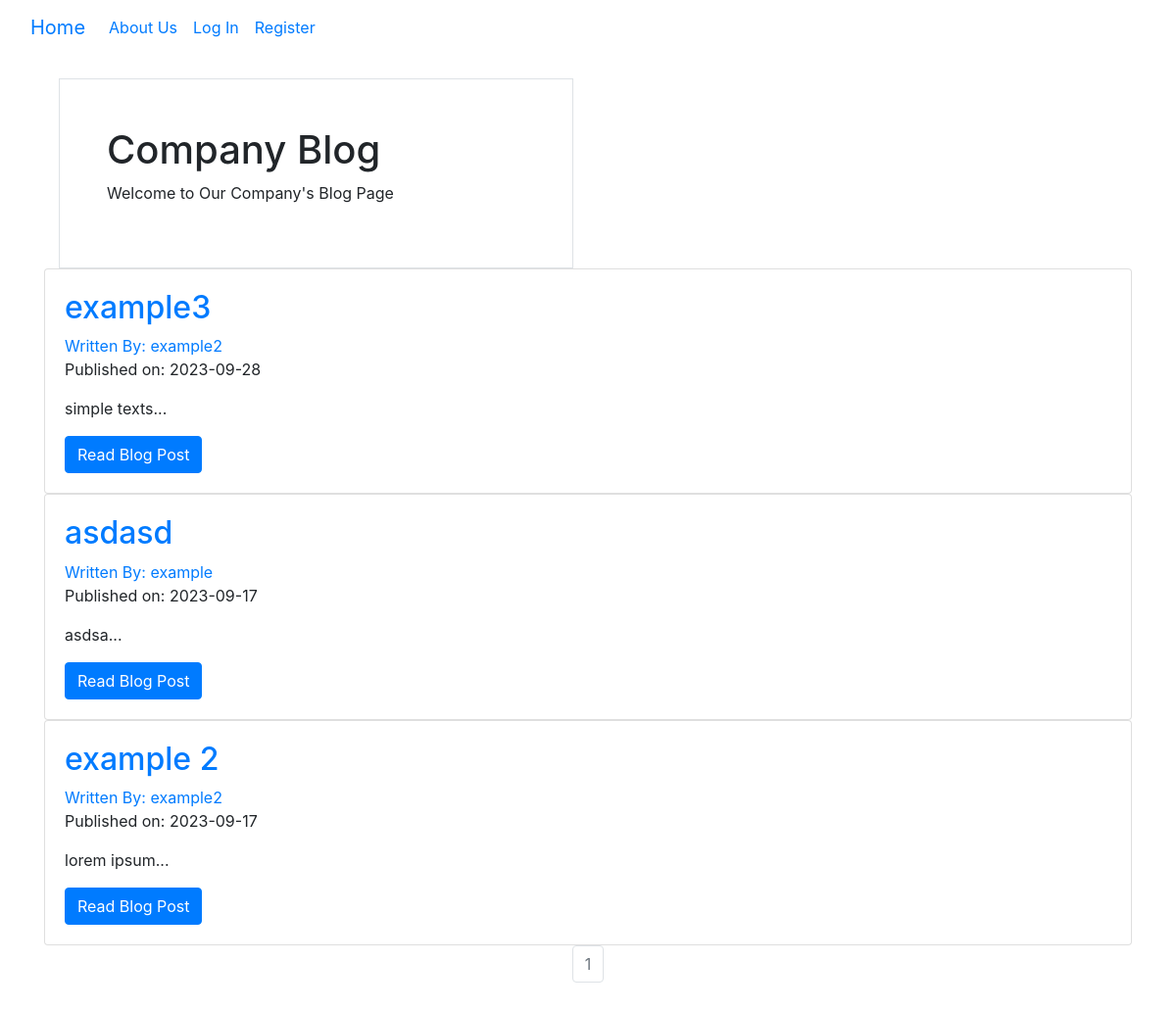
The page / on the database its author committed.
### companyblog/models.py (models this page shows, shortened)
class BlogPost(db.Model):
    user = db.relationship(User)
    id = db.Column(db.Integer, primary_key=True)
    user_id = db.Column(db.Integer, db.ForeignKey('users.id'), nullable=False)
    date = db.Column(db.DateTime, nullable=False, default=datetime.utcnow())
    title = db.Column(db.String(140), nullable=False)
    text = db.Column(db.Text, nullable=False)

class User(db.Model, UserMixin):
    __tablename__ = 'users'
    id = db.Column(db.Integer, primary_key = True)
    profile_image = db.Column(db.String(20), nullable=False, default = 'default_profile.png')
    email = db.Column(db.String(64), unique = True, index=True)
    username = db.Column(db.String(64), unique=True, index=True)
    password_hash = db.Column(db.String(128))
    posts = db.relationship('BlogPost', backref='author', lazy=True)

### companyblog/core/views.py (the view)
@core.route('/')
def index():
    page = request.args.get('page',1,type=int)
    blog_posts = BlogPost.query.order_by(BlogPost.date.desc()).paginate(page=page, per_page=10)
    return render_template('index.html', blog_posts=blog_posts)

### companyblog/templates/index.html
{% extends "base.html" %}
{% block content %}
  <div class="col-md-6">
    <div class="h-100 p-5 bg-body-tertiary border rounded-3">
    <h1>Company Blog</h1>
    <p>Welcome to Our Company's Blog Page</p>
    </div>
  </div>
    {% for post in blog_posts.items %}
    <div class="card" >
      <div class="card-body">
        <h2><a class="card-title" href="  {{ url_for('blog_posts.blog_post', blog_post_id=post.id) }}">{{ post.title }}</a></h2>
        <a href="{{ url_for('users.user_posts', username=post.author.username) }}">Written By: {{ post.author.username }}</a>
        <p>Published on: {{ post.date.strftime('%Y-%m-%d') }}</p>
        <p class="card-text">{{ post.text[:100] }}...</p>
        <a href="{{ url_for('blog_posts.blog_post', blog_post_id=post.id) }}" class="btn btn-primary">Read Blog Post</a>
      </div>
    </div>
   {% endfor %}
   <nav aria-label="Page navigation example">
     <ul class="pagination justify-content-center">
       {% for page_num in blog_posts.iter_pages(left_edge=1, right_edge=1, left_current=1, right_current=2) %}
          {% if blog_posts.page == page_num %}
          <li class="page-item disabled">
            <a class="page-link" href="{{ url_for('core.index', page=page_num) }}">{{ page_num }}</a></li>
          {% else %}
            <li class="page-item"><a class="page-link" href="{{ url_for('core.index', page=page_num) }}">{{ page_num }}</a></li>
          {% endif %}
      {% endfor %}
    </nav>
{% endblock %}

### rows shown on the page
BlogPost: title "example3", author.username "example2", date "2023-09-28", text "simple texts"
BlogPost: title "asdasd", author.username "example", date "2023-09-17", text "asdsa"
BlogPost: title "example 2", author.username "example2", date "2023-09-17", text "lorem ipsum"

### other values the page prints
{{ page_num }} "1"
